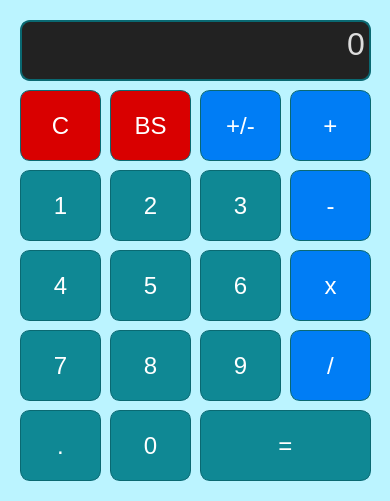
<?xml version="1.0" encoding="UTF-8"?>
<ui version="4.0">
 <class>MainWindow</class>
 <widget class="QMainWindow" name="MainWindow">
  <property name="enabled">
   <bool>true</bool>
  </property>
  <property name="geometry">
   <rect>
    <x>0</x>
    <y>0</y>
    <width>390</width>
    <height>501</height>
   </rect>
  </property>
  <property name="windowTitle">
   <string>MainWindow</string>
  </property>
  <widget class="QWidget" name="centralwidget">
   <widget class="QWidget" name="widget" native="true">
    <property name="geometry">
     <rect>
      <x>0</x>
      <y>0</y>
      <width>391</width>
      <height>501</height>
     </rect>
    </property>
    <property name="styleSheet">
     <string notr="true">background-color: #BBF4FF;
</string>
    </property>
    <widget class="QPushButton" name="key_bs">
     <property name="geometry">
      <rect>
       <x>110</x>
       <y>90</y>
       <width>81</width>
       <height>71</height>
      </rect>
     </property>
     <property name="cursor">
      <cursorShape>PointingHandCursor</cursorShape>
     </property>
     <property name="styleSheet">
      <string notr="true">background-color: #D90000;
border: 1px solid #0A6972;
border-radius: 10%;
color: white;;
font-size:24px;
font-family:arial;</string>
     </property>
     <property name="text">
      <string>BS</string>
     </property>
    </widget>
    <widget class="QPushButton" name="key_6">
     <property name="geometry">
      <rect>
       <x>200</x>
       <y>250</y>
       <width>81</width>
       <height>71</height>
      </rect>
     </property>
     <property name="cursor">
      <cursorShape>PointingHandCursor</cursorShape>
     </property>
     <property name="styleSheet">
      <string notr="true">border: 1px solid #0A6972;
border-radius: 10%;
background-color: #0F8894;
color: white;
font-size:24px;
font-family:arial;</string>
     </property>
     <property name="text">
      <string>6</string>
     </property>
    </widget>
    <widget class="QPushButton" name="key_clear">
     <property name="geometry">
      <rect>
       <x>20</x>
       <y>90</y>
       <width>81</width>
       <height>71</height>
      </rect>
     </property>
     <property name="cursor">
      <cursorShape>PointingHandCursor</cursorShape>
     </property>
     <property name="styleSheet">
      <string notr="true">background-color: #D90000;
border: 1px solid #0A6972;
border-radius: 10%;
color: white;;
font-size:24px;
font-family:arial;</string>
     </property>
     <property name="text">
      <string>C</string>
     </property>
    </widget>
    <widget class="QPushButton" name="key_change_sign">
     <property name="geometry">
      <rect>
       <x>200</x>
       <y>90</y>
       <width>81</width>
       <height>71</height>
      </rect>
     </property>
     <property name="cursor">
      <cursorShape>PointingHandCursor</cursorShape>
     </property>
     <property name="styleSheet">
      <string notr="true">border: 1px solid #0A6972;
border-radius: 10%;
background-color: #007DF5;
color: white;
font-size:24px;
font-family:arial;</string>
     </property>
     <property name="text">
      <string>+/-</string>
     </property>
    </widget>
    <widget class="QPushButton" name="key_add">
     <property name="geometry">
      <rect>
       <x>290</x>
       <y>90</y>
       <width>81</width>
       <height>71</height>
      </rect>
     </property>
     <property name="cursor">
      <cursorShape>PointingHandCursor</cursorShape>
     </property>
     <property name="styleSheet">
      <string notr="true">border: 1px solid #0A6972;
border-radius: 10%;
background-color: #007DF5;
color: white;
font-size:24px;
font-family:arial;</string>
     </property>
     <property name="text">
      <string>+</string>
     </property>
    </widget>
    <widget class="QPushButton" name="key_8">
     <property name="geometry">
      <rect>
       <x>110</x>
       <y>330</y>
       <width>81</width>
       <height>71</height>
      </rect>
     </property>
     <property name="cursor">
      <cursorShape>PointingHandCursor</cursorShape>
     </property>
     <property name="styleSheet">
      <string notr="true">border: 1px solid #0A6972;
border-radius: 10%;
background-color: #0F8894;
color: white;
font-size:24px;
font-family:arial;</string>
     </property>
     <property name="text">
      <string>8</string>
     </property>
    </widget>
    <widget class="QPushButton" name="key_divide">
     <property name="geometry">
      <rect>
       <x>290</x>
       <y>330</y>
       <width>81</width>
       <height>71</height>
      </rect>
     </property>
     <property name="cursor">
      <cursorShape>PointingHandCursor</cursorShape>
     </property>
     <property name="styleSheet">
      <string notr="true">border: 1px solid #0A6972;
border-radius: 10%;
background-color: #007DF5;
color: white;
font-size:24px;
font-family:arial;</string>
     </property>
     <property name="text">
      <string>/</string>
     </property>
    </widget>
    <widget class="QPushButton" name="key_2">
     <property name="geometry">
      <rect>
       <x>110</x>
       <y>170</y>
       <width>81</width>
       <height>71</height>
      </rect>
     </property>
     <property name="cursor">
      <cursorShape>PointingHandCursor</cursorShape>
     </property>
     <property name="styleSheet">
      <string notr="true">border: 1px solid #0A6972;
border-radius: 10%;
background-color: #0F8894;
color: white;
font-size:24px;
font-family:arial;</string>
     </property>
     <property name="text">
      <string>2</string>
     </property>
    </widget>
    <widget class="QPushButton" name="key_0">
     <property name="geometry">
      <rect>
       <x>110</x>
       <y>410</y>
       <width>81</width>
       <height>71</height>
      </rect>
     </property>
     <property name="cursor">
      <cursorShape>PointingHandCursor</cursorShape>
     </property>
     <property name="styleSheet">
      <string notr="true">border: 1px solid #0A6972;
border-radius: 10%;
background-color: #0F8894;
color: white;
font-size:24px;
font-family:arial;</string>
     </property>
     <property name="text">
      <string>0</string>
     </property>
    </widget>
    <widget class="QPushButton" name="key_5">
     <property name="geometry">
      <rect>
       <x>110</x>
       <y>250</y>
       <width>81</width>
       <height>71</height>
      </rect>
     </property>
     <property name="cursor">
      <cursorShape>PointingHandCursor</cursorShape>
     </property>
     <property name="styleSheet">
      <string notr="true">border: 1px solid #0A6972;
border-radius: 10%;
background-color: #0F8894;
color: white;
font-size:24px;
font-family:arial;</string>
     </property>
     <property name="text">
      <string>5</string>
     </property>
    </widget>
    <widget class="QPushButton" name="key_calc">
     <property name="geometry">
      <rect>
       <x>200</x>
       <y>410</y>
       <width>171</width>
       <height>71</height>
      </rect>
     </property>
     <property name="cursor">
      <cursorShape>PointingHandCursor</cursorShape>
     </property>
     <property name="styleSheet">
      <string notr="true">border: 1px solid #0A6972;
border-radius: 10%;
background-color: #0F8894;
color: white;
font-size:24px;
font-family:arial;</string>
     </property>
     <property name="text">
      <string>=</string>
     </property>
    </widget>
    <widget class="QPushButton" name="key_multiply">
     <property name="geometry">
      <rect>
       <x>290</x>
       <y>250</y>
       <width>81</width>
       <height>71</height>
      </rect>
     </property>
     <property name="cursor">
      <cursorShape>PointingHandCursor</cursorShape>
     </property>
     <property name="styleSheet">
      <string notr="true">border: 1px solid #0A6972;
border-radius: 10%;
background-color: #007DF5;
color: white;
font-size:24px;
font-family:arial;</string>
     </property>
     <property name="text">
      <string>x</string>
     </property>
    </widget>
    <widget class="QPushButton" name="key_3">
     <property name="geometry">
      <rect>
       <x>200</x>
       <y>170</y>
       <width>81</width>
       <height>71</height>
      </rect>
     </property>
     <property name="cursor">
      <cursorShape>PointingHandCursor</cursorShape>
     </property>
     <property name="styleSheet">
      <string notr="true">border: 1px solid #0A6972;
border-radius: 10%;
background-color: #0F8894;
color: white;
font-size:24px;
font-family:arial;</string>
     </property>
     <property name="text">
      <string>3</string>
     </property>
    </widget>
    <widget class="QPushButton" name="key_dot">
     <property name="geometry">
      <rect>
       <x>20</x>
       <y>410</y>
       <width>81</width>
       <height>71</height>
      </rect>
     </property>
     <property name="cursor">
      <cursorShape>PointingHandCursor</cursorShape>
     </property>
     <property name="styleSheet">
      <string notr="true">border: 1px solid #0A6972;
border-radius: 10%;
background-color: #0F8894;
color: white;
font-size:24px;
font-family:arial;</string>
     </property>
     <property name="text">
      <string>.</string>
     </property>
    </widget>
    <widget class="QPushButton" name="key_substract">
     <property name="geometry">
      <rect>
       <x>290</x>
       <y>170</y>
       <width>81</width>
       <height>71</height>
      </rect>
     </property>
     <property name="cursor">
      <cursorShape>PointingHandCursor</cursorShape>
     </property>
     <property name="styleSheet">
      <string notr="true">border: 1px solid #0A6972;
border-radius: 10%;
background-color: #007DF5;
color: white;
font-size:24px;
font-family:arial;</string>
     </property>
     <property name="text">
      <string>-</string>
     </property>
    </widget>
    <widget class="QPushButton" name="key_7">
     <property name="geometry">
      <rect>
       <x>20</x>
       <y>330</y>
       <width>81</width>
       <height>71</height>
      </rect>
     </property>
     <property name="cursor">
      <cursorShape>PointingHandCursor</cursorShape>
     </property>
     <property name="styleSheet">
      <string notr="true">border: 1px solid #0A6972;
border-radius: 10%;
background-color: #0F8894;
color: white;
font-size:24px;
font-family:arial;</string>
     </property>
     <property name="text">
      <string>7</string>
     </property>
    </widget>
    <widget class="QPushButton" name="key_1">
     <property name="geometry">
      <rect>
       <x>20</x>
       <y>170</y>
       <width>81</width>
       <height>71</height>
      </rect>
     </property>
     <property name="cursor">
      <cursorShape>PointingHandCursor</cursorShape>
     </property>
     <property name="styleSheet">
      <string notr="true">border: 1px solid #0A6972;
border-radius: 10%;
background-color: #0F8894;
color: white;
font-size:24px;
font-family:arial;</string>
     </property>
     <property name="text">
      <string>1</string>
     </property>
    </widget>
    <widget class="QPushButton" name="key_4">
     <property name="geometry">
      <rect>
       <x>20</x>
       <y>250</y>
       <width>81</width>
       <height>71</height>
      </rect>
     </property>
     <property name="cursor">
      <cursorShape>PointingHandCursor</cursorShape>
     </property>
     <property name="styleSheet">
      <string notr="true">border: 1px solid #0A6972;
border-radius: 10%;
background-color: #0F8894;
color: white;
font-size:24px;
font-family:arial;</string>
     </property>
     <property name="text">
      <string>4</string>
     </property>
    </widget>
    <widget class="QPushButton" name="key_9">
     <property name="geometry">
      <rect>
       <x>200</x>
       <y>330</y>
       <width>81</width>
       <height>71</height>
      </rect>
     </property>
     <property name="cursor">
      <cursorShape>PointingHandCursor</cursorShape>
     </property>
     <property name="styleSheet">
      <string notr="true">border: 1px solid #0A6972;
border-radius: 10%;
background-color: #0F8894;
color: white;
font-size:24px;
font-family:arial;</string>
     </property>
     <property name="text">
      <string>9</string>
     </property>
    </widget>
    <widget class="QTextEdit" name="output_field">
     <property name="geometry">
      <rect>
       <x>20</x>
       <y>20</y>
       <width>351</width>
       <height>61</height>
      </rect>
     </property>
     <property name="styleSheet">
      <string notr="true">border: 2px solid #0A6972;border-radius: 10px;background-color:#222;color:#ddd;</string>
     </property>
     <property name="html">
      <string>&lt;!DOCTYPE HTML PUBLIC &quot;-//W3C//DTD HTML 4.0//EN&quot; &quot;http://www.w3.org/TR/REC-html40/strict.dtd&quot;&gt;
&lt;html&gt;&lt;head&gt;&lt;meta name=&quot;qrichtext&quot; content=&quot;1&quot; /&gt;&lt;style type=&quot;text/css&quot;&gt;
p, li { white-space: pre-wrap; }
&lt;/style&gt;&lt;/head&gt;&lt;body style=&quot; font-family:'MS Shell Dlg 2'; font-size:7.8pt; font-weight:400; font-style:normal;&quot;&gt;
&lt;p align=&quot;right&quot; style=&quot; margin-top:0px; margin-bottom:0px; margin-left:0px; margin-right:0px; -qt-block-indent:0; text-indent:0px;&quot;&gt;&lt;span style=&quot; font-size:24pt;&quot;&gt;0&lt;/span&gt;&lt;/p&gt;&lt;/body&gt;&lt;/html&gt;</string>
     </property>
    </widget>
   </widget>
  </widget>
 </widget>
 <resources/>
 <connections/>
</ui>
